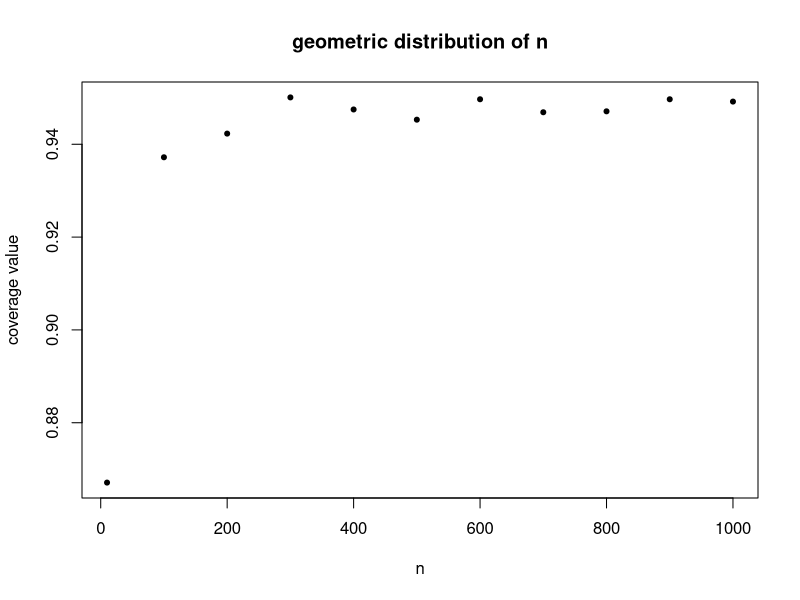

This figure's R source:

ci.int = function(xbar,n,sigma){
  tmp = cbind(xbar-1.96*sigma/sqrt(n), xbar+1.96*sigma/sqrt(n)) # finding the confidence interval
  return(tmp)
}

q1 = function(){
  parameter = 1/3
  mu = (1-parameter)/parameter
  nvec = c(10,100,200,300,400,500,600,700,800,900,1000)
  nlength = length(nvec)
  m = 10000
  covvec = rep(NA, nlength)
  
  for (j in 1:nlength) {
    mat = matrix(rgeom(m*nvec[j],parameter), m,nvec[j])
    xbar = rowMeans(mat)
    sig = apply(mat, 1, sd)
    confval = ci.int(xbar, nvec[j], sig)
    inOrOut = (confval[,1] < mu) & (confval[,2] > mu)
    covvec[j] = mean(inOrOut)
  }

  plot(nvec, covvec, pch=20, xlab="n", ylab="coverage value", main="geometric distribution of n")
}

q1()
